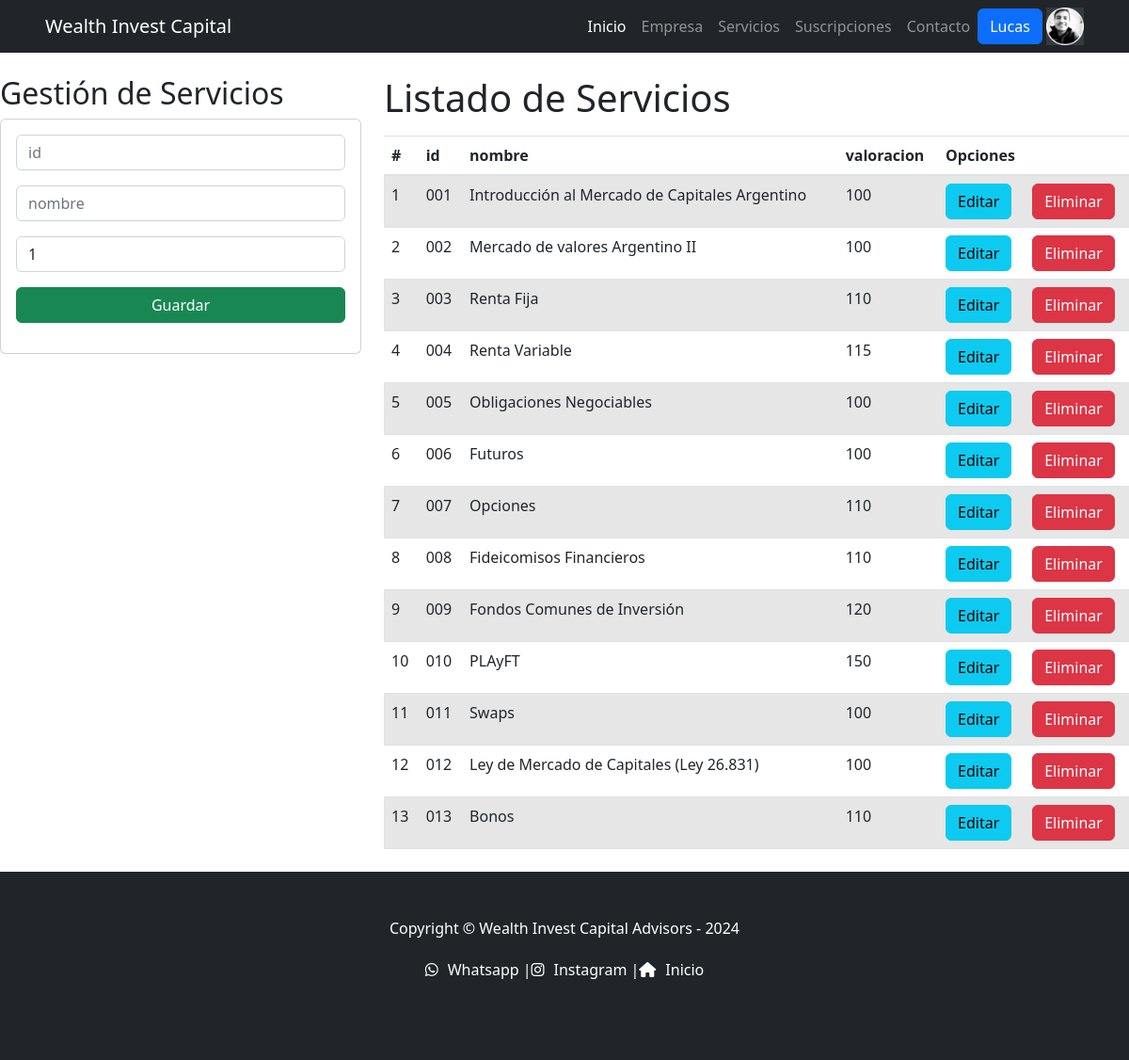
Page /vbc/ (signed in) on the committed database.
### users/models.py (models this page shows, shortened)
class Avatar(models.Model):
    user = models.OneToOneField(User, on_delete=models.CASCADE, blank=True, null=True)
    imagen = models.ImageField(upload_to="avatares", blank=True, null=True)

### vbc/models.py (models this page shows)
class ServicioList(models.Model):
    id = models.CharField(primary_key=True, max_length=6)
    nombre = models.CharField(max_length=50)
    valoracion = models.PositiveSmallIntegerField()

### vbc/views.py (the view)
# urls.py: path('', views.home),
def home(request):
    servicioapp = ServicioList.objects.all()
    return render(request, "servicios_crear.html", {"ServicioList": servicioapp} )

### vbc/templates/servicios_crear.html (shortened to what this page needs)
{% extends 'app/base.html' %}
{% load static %}
{% block main %}
    <div class="row">
        <div class="col-sm-12 col-md-6 col-lg-4 col-xl-4">
            <h2>Gestión de Servicios</h2>
            <div class="card">
                <div class="card-body">
                    <form action="/registrarServicio/" method="POST">{% csrf_token %}
                        <div class="form-group">
                            <input type="text" id="txtid" name="txtid" class="form-control" placeholder="id"
                                minlength="1" maxlength="3" required>
                        </div>
                        <div class="form-group">
                            <input type="text" id="txtnombre" name="txtnombre" class="form-control" placeholder="nombre"
                                maxlength="50" required>
                        </div>
                        <div class="form-group">
                            <input type="text" id="numvaloracion" name="numvaloracion" class="form-control" min="1" max="15"
                                value="1" required>
                        </div>
                        <div class="form-group">
                            <button type="submit" class="btn btn-success btn-block text-white">Guardar</button>
                        </div>
                    </form>
                </div>
            </div>
        </div>
        <div class="col-sm-12 col-md-6 col-lg-8 col-xl-8">
            <h1>Listado de Servicios</h1>
            <div class="table-responsive py-2">
                <table class="table table-striped">
                    <thead>
                        <tr>
                            <th>#</th>
                            <th>id</th>
                            <th>nombre</th>
                            <th>valoracion</th>
                            <th colspan="2">Opciones</th>
                        </tr>
                    </thead>
                    <tbody>
                        {% for c in ServicioList %}
                        <tr>
                            <td>{{forloop.counter}}</td>
                            <td>{{c.id}}</td>
                            <td>{{c.nombre}}</td>
                            <td>{{c.valoracion}}</td>
                            <td><a href="edicionServicio/{{c.id}}" class="btn btn-info">Editar</a></td>
                            <td><a href="eliminarServicio/{{c.id}}" class="btn btn-danger btnEliminacion">Eliminar</a></td>
                        </tr>
                        {% endfor %}
                    </tbody>
                </table>
            </div>
        </div>
    </div>
{% endblock main %}

### app/templates/app/Base.html (shortened to what this page needs)
<!DOCTYPE html>
{% load static %}
<html lang="en">
    <head>
        <link href="https://cdn.jsdelivr.net/npm/bootstrap-icons@1.4.1/font/bootstrap-icons.css" rel="stylesheet" />
        <link href="{% static 'app/css/styles.css'%}" rel="stylesheet" />
    </head>
    <body>
        <!DOCTYPE html>
        <html lang="es">
        <head>
            <link href="https://stackpath.bootstrapcdn.com/bootstrap/4.5.2/css/bootstrap.min.css" rel="stylesheet">
            <link href="{% static 'app/css/styles.css'%}" rel="stylesheet">
        </head>
        <nav class="navbar navbar-expand-lg navbar-dark bg-dark">
            <div class="container px-5">
                <a class="navbar-brand" href="{% url 'Inicio'%}">Wealth Invest Capital</a>
                <div class="collapse navbar-collapse" id="navbarSupportedContent">
                    <ul class="navbar-nav ms-auto mb-2 mb-lg-0">
                        <li class="nav-item"><a class="nav-link active" aria-current="page" href="{% url 'Inicio'%}">Inicio</a></li>
                        <li class="nav-item"><a class="nav-link" href="{% url 'Empresa'%}">Empresa</a></li>
                        <li class="nav-item"><a class="nav-link" href="{% url 'Servicios'%}">Servicios</a></li>
                        <li class="nav-item"><a class="nav-link" href="{% url 'Suscripciones'%}">Suscripciones</a></li>
                        <li class="nav-item"><a class="nav-link" href="{% url 'Contacto' %}">Contacto</a></li>
                        <div  class="dropdown">
                            {% if request.user.is_authenticated %}
                            <a class="btn btn-primary dropdown-toogle" href"#" role="button" data-bs-toggle="dropdown" aria-expanded="false">
                            {{ request.user.first_name }}
                            </a>
                                <img src="{{request.user.avatar.imagen.url}}" alt="" height="40px">
                            {% endif %}
                        </div>
                    </ul>
                </div>
            </div>
        </nav>
    </head>
        </body>
        </html>
        {% block main %}
        {% endblock main %}
        <!DOCTYPE html>
        <html lang="es">
        <head>
            <link rel="stylesheet" href="https://cdnjs.cloudflare.com/ajax/libs/font-awesome/6.0.0-beta3/css/all.min.css"
>
        </head>
        <body>
            <footer class="py-5 bg-dark">
                <div class="container px-5">
                    <p class="m-0 text-center text-white">Copyright &copy; Wealth Invest Capital Advisors - 2024</p>
                    <div class="footer-content">
                        <ul class="social-links">
                            <li><a href="https://wa.me/1234567890" target="_blank"><i class="fab fa-whatsapp"></i> Whatsapp |</a></li>
                            <li><a href="https://instagram.com/your_instagram_username" target="_blank"><i class="fab fa-instagram"></i> Instagram |</a></li>
                            <li><a href="{% url 'Inicio' %}" target="_blank"><i class="fas fa-home"></i> Inicio</a></li>
                        </ul>
                    </div>
                </div>
            </footer>
        </body>
        </html>
    </body>
</html>

### app/templates/app/Base.html (style rules this page uses)
.bg-dark { background-color: #343a40; }
.container { max-width: 1200px; margin: 0 auto; }
.footer-content { display: flex; flex-direction: column; justify-content: center; align-items: center; padding: 20px; }
.social-links { list-style-type: none; padding: 0; display: flex; justify-content: space-around; align-items: center; }
.social-links li a { color: white; text-decoration: none; display: flex; align-items: center; transition: color 0.3s ease-in-out; }
.fab, .fas { padding-right: 10px; }

### rows in the picture
ServicioList: id "001", nombre "Introducción al Mercado de Capitales Argentino", valoracion "100"
ServicioList: id "002", nombre "Mercado de valores Argentino II", valoracion "100"
ServicioList: id "003", nombre "Renta Fija", valoracion "110"
ServicioList: id "004", nombre "Renta Variable", valoracion "115"
ServicioList: id "005", nombre "Obligaciones Negociables", valoracion "100"
ServicioList: id "006", nombre "Futuros", valoracion "100"
ServicioList: id "007", nombre "Opciones", valoracion "110"
ServicioList: id "008", nombre "Fideicomisos Financieros", valoracion "110"
ServicioList: id "009", nombre "Fondos Comunes de Inversión", valoracion "120"
ServicioList: id "010", nombre "PLAyFT", valoracion "150"
ServicioList: id "011", nombre "Swaps", valoracion "100"
ServicioList: id "012", nombre "Ley de Mercado de Capitales (Ley 26.831)", valoracion "100"
ServicioList: id "013", nombre "Bonos", valoracion "110"

### other values in the picture
{{ request.user.first_name }} "Lucas"
